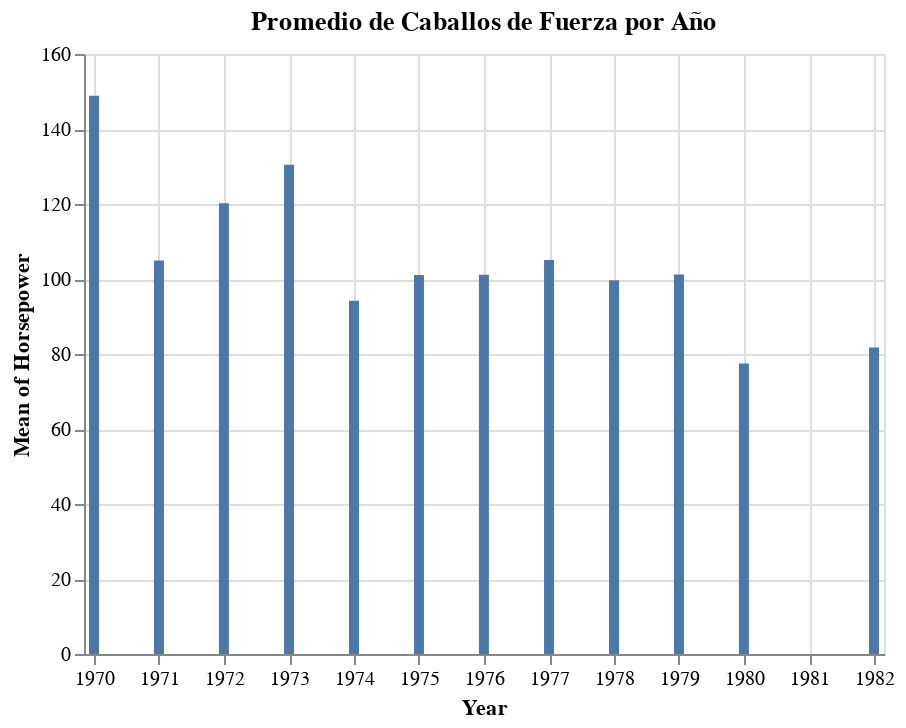

Notebook code cell kept with this figure:
### Markdown cell above
### Ejemplo 1. Gráfico de Barras
Podemos crear un gráfico de barras que muestre el número promedio de caballos de fuerza (`Horsepower`) por año (`Year`)

### Code cell
cars = data.cars()

bar_chart = alt.Chart(cars).mark_bar().encode(
    x='Year:T',
    y='mean(Horsepower):Q',
    tooltip=['Year:T', 'mean(Horsepower):Q']
).properties(
    title='Promedio de Caballos de Fuerza por Año'
)
bar_chart

### Figure 1 — Vega-Lite specification as saved in the notebook (floating-point values rounded to 4 significant figures; data arrays with more than 128 entries replaced by an {"elided": "..."} marker saying what was removed)
{"config": {"view": {"continuousWidth": 400, "continuousHeight": 300}}, "data": {"name": "data-f02450ab61490a1363517a0190416235"}, "mark": "bar", "encoding": {"tooltip": [{"field": "Year", "type": "temporal"}, {"aggregate": "mean", "field": "Horsepower", "type": "quantitative"}], "x": {"field": "Year", "type": "temporal"}, "y": {"aggregate": "mean", "field": "Horsepower", "type": "quantitative"}}, "title": "Promedio de Caballos de Fuerza por Año", "$schema": "https://vega.github.io/schema/vega-lite/v4.17.0.json", "datasets": {"data-f02450ab61490a1363517a0190416235": {"elided": "406 records"}}}
